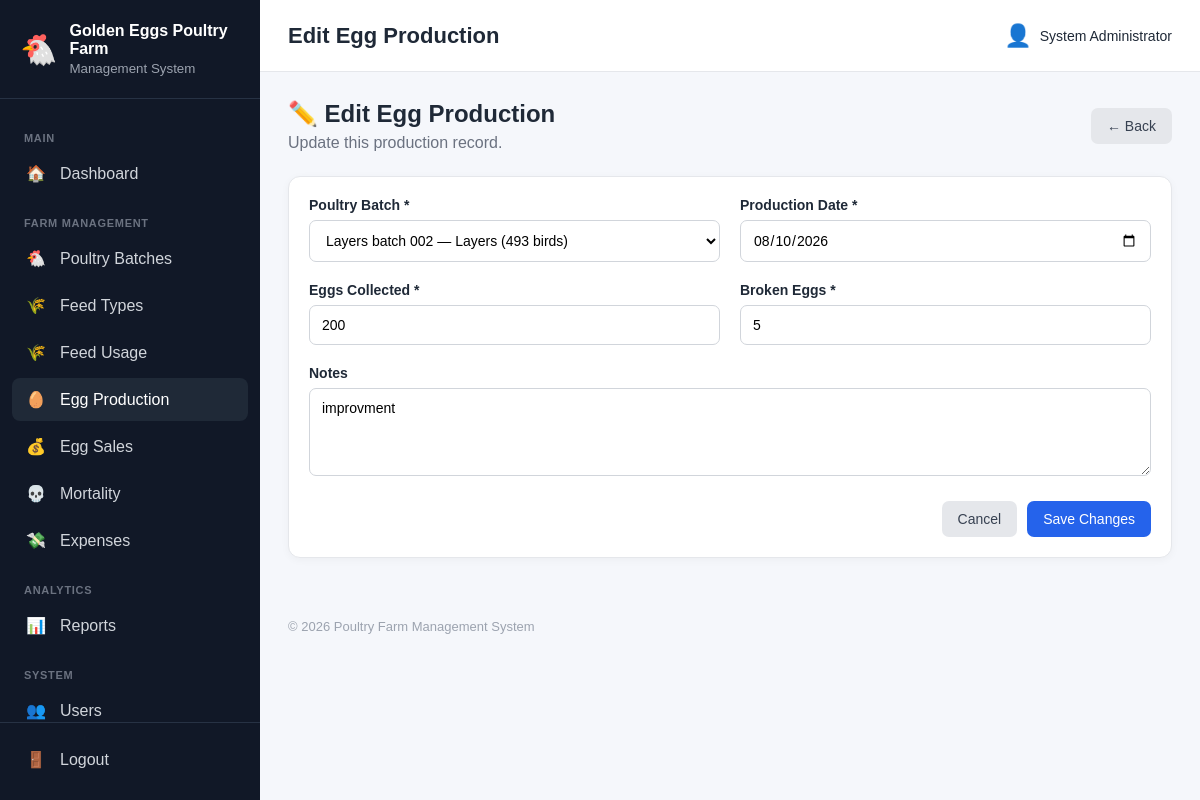
Page /eggs/edit.php?id=2 (signed in) on the committed database.
### tables this page shows
CREATE TABLE `farm_settings` (
  `id` int(10) unsigned NOT NULL AUTO_INCREMENT,
  `farm_name` varchar(150) NOT NULL,
  `farm_location` varchar(255) DEFAULT NULL,
  `phone` varchar(50) DEFAULT NULL,
  `email` varchar(150) DEFAULT NULL,
  `currency` varchar(10) DEFAULT 'GHS',
  `timezone` varchar(100) DEFAULT 'Africa/Accra',
  `created_at` timestamp NOT NULL DEFAULT current_timestamp(),
  `updated_at` timestamp NOT NULL DEFAULT current_timestamp() ON UPDATE current_timestamp(),
  PRIMARY KEY (`id`)
);

CREATE TABLE `egg_production` (
  `id` int(10) unsigned NOT NULL AUTO_INCREMENT,
  `batch_id` int(10) unsigned NOT NULL,
  `production_date` date NOT NULL,
  `eggs_collected` int(10) unsigned NOT NULL DEFAULT 0,
  `broken_eggs` int(10) unsigned NOT NULL DEFAULT 0,
  `notes` text DEFAULT NULL,
  `recorded_by` int(10) unsigned DEFAULT NULL,
  `created_at` timestamp NOT NULL DEFAULT current_timestamp(),
  PRIMARY KEY (`id`),
  UNIQUE KEY `unique_batch_date` (`batch_id`,`production_date`),
  KEY `idx_production_date` (`production_date`),
  KEY `fk_egg_user` (`recorded_by`),
  CONSTRAINT `fk_egg_batch` FOREIGN KEY (`batch_id`) REFERENCES `poultry_batches` (`id`) ON DELETE CASCADE,
  CONSTRAINT `fk_egg_user` FOREIGN KEY (`recorded_by`) REFERENCES `users` (`id`) ON DELETE SET NULL
);

CREATE TABLE `poultry_batches` (
  `id` int(10) unsigned NOT NULL AUTO_INCREMENT,
  `batch_name` varchar(100) NOT NULL,
  `bird_type` varchar(100) NOT NULL,
  `breed` varchar(100) DEFAULT NULL,
  `initial_quantity` int(10) unsigned NOT NULL,
  `current_quantity` int(10) unsigned NOT NULL,
  `date_started` date NOT NULL,
  `expected_sale_date` date DEFAULT NULL,
  `status` enum('active','sold','completed') DEFAULT 'active',
  `notes` text DEFAULT NULL,
  `created_by` int(10) unsigned DEFAULT NULL,
  `created_at` timestamp NOT NULL DEFAULT current_timestamp(),
  `updated_at` timestamp NOT NULL DEFAULT current_timestamp() ON UPDATE current_timestamp(),
  PRIMARY KEY (`id`),
  KEY `idx_batch_status` (`status`),
  KEY `idx_batch_date` (`date_started`),
  KEY `fk_batch_user` (`created_by`),
  CONSTRAINT `fk_batch_user` FOREIGN KEY (`created_by`) REFERENCES `users` (`id`) ON DELETE SET NULL
);

### includes/functions.php (called while the page is built, shortened)
<?php
function e(?string $value): string
{
    return htmlspecialchars(
        $value ?? '',
        ENT_QUOTES,
        'UTF-8'
    );
}
function farmSettings(): array
{
    global $pdo;
    $settings = [
        'farm_name' =>
            defined('DEFAULT_FARM_NAME')
                ? DEFAULT_FARM_NAME
                : 'Poultry Farm',
        'farm_location' =>
            'Ghana',
        'phone' =>
            null,
        'email' =>
            null,
        'currency' =>
            defined('DEFAULT_CURRENCY')
                ? DEFAULT_CURRENCY
                : 'GHS',
        'timezone' =>
            defined('DEFAULT_TIMEZONE')
                ? DEFAULT_TIMEZONE
                : 'Africa/Accra'
    ];
    try {
        $stmt = $pdo->query("
            SELECT
                farm_name,
                farm_location,
                phone,
                email,
                currency,
                timezone
            FROM farm_settings
            ORDER BY id ASC
            LIMIT 1
        ");
        $databaseSettings =
            $stmt->fetch(PDO::FETCH_ASSOC);
        if ($databaseSettings) {
            $settings = array_merge(
                $settings,
                $databaseSettings
            );
        }
    } catch (Throwable $e) {
    }
    return $settings;
}
function farmName(): string
{
    return (string) (
        farmSettings()['farm_name']
        ?? 'Poultry Farm'
    );
}

### eggs/edit.php (the view, shortened to what this page needs)
<?php
require_once __DIR__ . '/../config/database.php';
require_once __DIR__ . '/../includes/functions.php';
$id = filter_input(INPUT_GET, 'id', FILTER_VALIDATE_INT);
$stmt = $pdo->prepare("
    SELECT *
    FROM egg_production
    WHERE id = ?
    LIMIT 1
");
$stmt->execute([$id]);
$record = $stmt->fetch();
$stmt = $pdo->query("
    SELECT
        id,
        batch_name,
        bird_type,
        current_quantity
    FROM poultry_batches
    WHERE status = 'active'
       OR id = {$record['batch_id']}
    ORDER BY batch_name ASC
");
$batches = $stmt->fetchAll();
require_once __DIR__ . '/../includes/header.php';
?>
<div class="page-header">
    <div>
        <h2>✏️ Edit Egg Production</h2>
        <p>
            Update this production record.
        </p>
    </div>
    <a
        href="view.php?id=<?= (int) $id ?>"
        class="btn btn-secondary"
    >
        ← Back
    </a>
</div>
<div class="dashboard-card">
    <form method="POST">
        <div class="form-grid">
            <div class="form-group">
                <label for="batch_id">
                    Poultry Batch *
                </label>
                <select
                    id="batch_id"
                    name="batch_id"
                    required
                >
                    <?php foreach ($batches as $batch): ?>
                        <option
                            value="<?= (int) $batch['id'] ?>"
                            <?= (
                                ($_POST['batch_id'] ?? $record['batch_id'])
                                == $batch['id']
                            ) ? 'selected' : '' ?>
                        >
                            <?= e($batch['batch_name']) ?>
                            —
                        </option>
                    <?php endforeach; ?>
                </select>
            </div>
            <div class="form-group">
                <label for="production_date">
                    Production Date *
                </label>
                <input
                    type="date"
                    id="production_date"
                    name="production_date"
                    value="<?= e(
                        $_POST['production_date']
                        ?? $record['production_date']
                    ) ?>"
                    required
                >
            </div>
            <div class="form-group">
                <label for="eggs_collected">
                    Eggs Collected *
                </label>
                <input
                    type="number"
                    id="eggs_collected"
                    name="eggs_collected"
                    min="0"
                    value="<?= e(
                        $_POST['eggs_collected']
                        ?? $record['eggs_collected']
                    ) ?>"
                    required
                >
            </div>
            <div class="form-group">
                <label for="broken_eggs">
                    Broken Eggs *
                </label>
                <input
                    type="number"
                    id="broken_eggs"
                    name="broken_eggs"
                    min="0"
                    value="<?= e(
                        $_POST['broken_eggs']
                        ?? $record['broken_eggs']
                    ) ?>"
                    required
                >
            </div>
            <div class="form-group form-group-full">
                <label for="notes">
                    Notes
                </label>
                <textarea
                    id="notes"
                    name="notes"
                    rows="4"
                ><?= e(
                    $_POST['notes']
                    ?? $record['notes']
                    ?? ''
                ) ?></textarea>
            </div>
        </div>
        <div class="form-actions">
            <a
                href="view.php?id=<?= (int) $id ?>"
                class="btn btn-secondary"
            >
                Cancel
            </a>
            <button
                type="submit"
                class="btn btn-primary"
            >
                Save Changes
            </button>
        </div>
    </form>
</div>
<?php require_once __DIR__ . '/../includes/footer.php'; ?>

### includes/sidebar.php (shortened to what this page needs)
<?php
$currentUri = $_SERVER['REQUEST_URI'] ?? '';
function sidebarActive(string $section): string
{
    global $currentUri;
    return str_contains(
        $currentUri,
        $section
    )
        ? 'active'
        : '';
}
?>
<aside class="sidebar" id="sidebar">
    <div class="sidebar-brand">
        <div class="brand-icon">
            🐔
        </div>
        <div>
            <strong>
                <?= e(farmName()) ?>
            </strong>
            <small>
                Management System
            </small>
        </div>
    </div>
    <nav class="sidebar-nav">
        <div class="nav-section">
            MAIN
        </div>
        <a
            href="../dashboard/index.php"
            class="<?= sidebarActive('/dashboard/') ?>"
        >
            <span>
                🏠
            </span>
            <span>
                Dashboard
            </span>
        </a>
        <div class="nav-section">
            FARM MANAGEMENT
        </div>
        <a
            href="../batches/index.php"
            class="<?= sidebarActive('/batches/') ?>"
        >
            <span>
                🐔
            </span>
            <span>
                Poultry Batches
            </span>
        </a>
        <a
            href="../feed_types/index.php"
            class="<?= sidebarActive('/feed_types/') ?>"
        >
            <span>
                🌾
            </span>
            <span>
                Feed Types
            </span>
        </a>
        <a
            href="../feed/index.php"
            class="<?= sidebarActive('/feed/') ?>"
        >
            <span>
                🌾
            </span>
            <span>
                Feed Usage
            </span>
        </a>
        <a
            href="../eggs/index.php"
            class="<?= sidebarActive('/eggs/') ?>"
        >
            <span>
                🥚
            </span>
            <span>
                Egg Production
            </span>
        </a>
        <a
            href="../sales/index.php"
            class="<?= sidebarActive('/sales/') ?>"
        >
            <span>
                💰
            </span>
            <span>
                Egg Sales
            </span>
        </a>
        <a
            href="../mortality/index.php"
            class="<?= sidebarActive('/mortality/') ?>"
        >
            <span>
                💀
            </span>
            <span>
                Mortality
            </span>
        </a>
        <a
            href="../expenses/index.php"
            class="<?= sidebarActive('/expenses/') ?>"
        >
            <span>
                💸
            </span>
            <span>
                Expenses
            </span>
        </a>
        <div class="nav-section">
            ANALYTICS
        </div>
        <a
            href="../reports/index.php"
            class="<?= sidebarActive('/reports/') ?>"
        >
            <span>
                📊
            </span>
            <span>
                Reports
            </span>
        </a>
        <div class="nav-section">
            SYSTEM
        </div>
        <a
            href="../users/index.php"
            class="<?= sidebarActive('/users/') ?>"
        >
            <span>
                👥
            </span>
            <span>
                Users
            </span>
        </a>
    </nav>
    <div class="sidebar-footer">
        <a
            href="../auth/logout.php"
            class="logout-link"
        >
            <span>
                🚪
            </span>
            <span>
                Logout
            </span>
        </a>
    </div>
</aside>

### public/assets/css/app.css (style rules this page uses)
* { box-sizing: border-box; }
html, body { margin: 0; padding: 0; font-family: Arial, Helvetica, sans-serif; background: #f5f7fb; color: #1f2937; }
a { text-decoration: none; }
.sidebar { width: 260px; min-height: 100vh; background: #111827; color: white; position: fixed; left: 0; top: 0; bottom: 0; display: flex; flex-direction: column; z-index: 1000; }
.sidebar-brand { display: flex; align-items: center; gap: 12px; padding: 22px 20px; border-bottom: 1px solid #273244; }
.brand-icon { font-size: 30px; }
.sidebar-brand strong { display: block; font-size: 16px; }
.sidebar-brand small { display: block; color: #9ca3af; margin-top: 3px; }
.sidebar-nav { padding: 15px 12px; flex: 1; overflow-y: auto; }
.nav-section { font-size: 11px; font-weight: bold; color: #6b7280; padding: 18px 12px 8px; letter-spacing: 0.7px; }
.sidebar-nav a, .logout-link { display: flex; align-items: center; gap: 12px; color: #d1d5db; padding: 12px; margin-bottom: 4px; border-radius: 8px; transition: 0.2s; }
.sidebar-nav a:hover, .sidebar-nav a.active { background: #1f2937; color: white; }
.sidebar-nav a span:first-child, .logout-link span:first-child { width: 24px; text-align: center; }
.sidebar-footer { padding: 15px 12px; border-top: 1px solid #273244; }
.dashboard-card { background: white; border: 1px solid #e5e7eb; border-radius: 12px; padding: 20px; box-shadow: 0 2px 8px rgba(0, 0, 0, 0.04); }
.page-header { display: flex; align-items: center; justify-content: space-between; gap: 20px; margin-bottom: 24px; }
.page-header h2 { margin: 0 0 6px; }
.page-header p { margin: 0; color: #6b7280; }
.btn { display: inline-flex; align-items: center; justify-content: center; gap: 6px; border: 0; border-radius: 7px; padding: 10px 16px; font-size: 14px; cursor: pointer; transition: 0.2s; }
.btn-primary { background: #2563eb; color: white; }
.btn-secondary { background: #e5e7eb; color: #374151; }
.form-grid { display: grid; grid-template-columns: repeat(2, 1fr); gap: 20px; }
.form-group { display: flex; flex-direction: column; gap: 7px; }
.form-group-full { grid-column: 1 / -1; }
.form-group label { font-size: 14px; font-weight: 600; }
.form-group input, .form-group select, .form-group textarea { width: 100%; padding: 11px 12px; border: 1px solid #d1d5db; border-radius: 7px; font-family: inherit; font-size: 14px; background: white; }
.form-actions { display: flex; justify-content: flex-end; gap: 10px; margin-top: 25px; }

### rows in the picture
farm_settings: farm_name "Golden Eggs Poultry Farm"
egg_production: batch_id "Layers batch 002 — Layers (493 birds)", production_date "08/10/2026", eggs_collected "200", broken_eggs "5", notes "improvment"

### other values in the picture
$pageTitle "Edit Egg Production"
$_SESSION['full_name'] "System Administrator"
